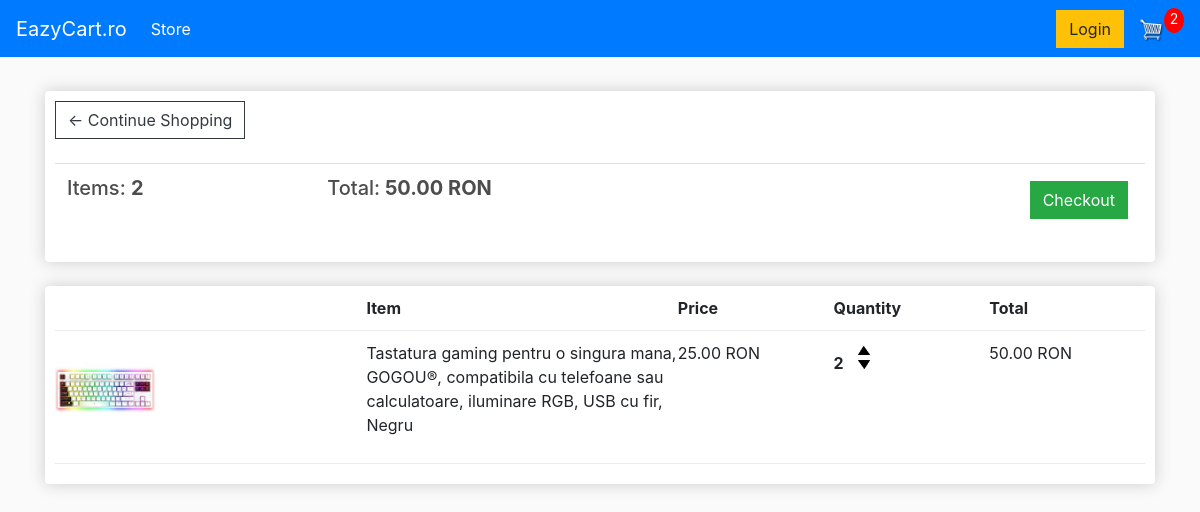
The page /cart/ (signed in) on the database as committed earlier.
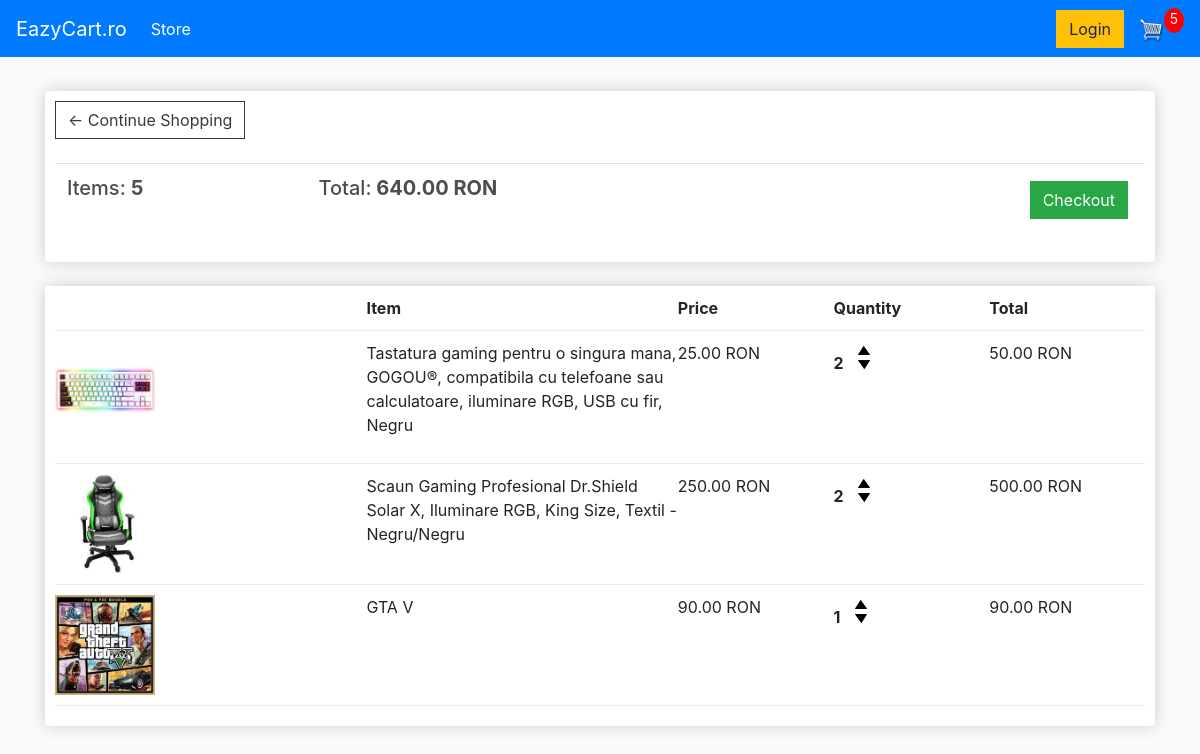
The same page on the database as committed later.
### store/models.py (models this page shows, shortened)
class Order(models.Model):
    customer       = models.ForeignKey(Customer, on_delete=models.SET_NULL, null=True, blank=True)
    date_ordered   = models.DateTimeField(auto_now_add=True)
    complete       = models.BooleanField(default=False)
    transaction_id = models.CharField(max_length=200, null=True)
    @property
    def get_cart_total(self):
        orderitems=self.orderitem_set.all()
        total = sum([item.get_total for item in orderitems])
        return total
    @property
    def get_cart_items(self):
        orderitems=self.orderitem_set.all()
        total = sum([item.quantity for item in orderitems])
        return total

class OrderItem(models.Model):
    order     = models.ForeignKey(Order, on_delete=models.SET_NULL, null=True)
    product   = models.ForeignKey(Product, on_delete=models.SET_NULL, null=True)
    quantity  = models.IntegerField(default=0, null=True, blank=True)
    date_aded = models.DateTimeField(auto_now_add=True)
    @property
    def get_total(self):
        total=self.product.price * self.quantity
        return total

class Product(models.Model):
    name    = models.CharField(max_length=200)
    price   = models.DecimalField(max_digits=7,decimal_places=2)
    digital = models.BooleanField(default=False, null=True, blank=True)
    image   = models.ImageField(null=True, blank=True)
    @property
    def imageURL(self):
        try :
            url=self.image.url
        except:
            url = ''
        return url

### store/views.py (the view)
# urls.py: path('cart/', views.cart, name="cart"),
def cart(request):
    data = cartData(request)
    cartItems = data['cartItems']
    order = data['order']
    items = data['items']
    context = {'order': order, 'items': items, 'cartItems':cartItems }
    return render(request, 'store/cart.html', context)

### store/utils.py (called while the page is built)
def cartData(request):
    if request.user.is_authenticated:
        customer = request.user.customer
        order, created = Order.objects.get_or_create(customer=customer, complete=False)
        items = order.orderitem_set.all()
        cartItems = order.get_cart_items
    else:
        cookieData = cookieCart(request)
        cartItems = cookieData['cartItems']
        order = cookieData['order']
        items = cookieData['items']
    return{'order': order, 'items': items, 'cartItems':cartItems }

### store/Templates/store/Cart.html
{% extends 'store/main.html' %}
{% load static %}
{% block content %}
    <div class="row">
        <div class="col-lg-12">
            <div class="box-element">
                <a class="btn btn-outline-dark" href="{% url 'store' %}">&#x2190; Continue Shopping</a>
                <br>
                <br>
                <table class="table">
                    <tr>
                        <th><h5>Items: <strong>{{ order.get_cart_items }}</strong></h5></th>
                        <th><h5>Total:<strong> {{ order.get_cart_total|floatformat:2 }} RON</strong></h5></th>
                        <th>
                            <a style="float:right; margin:5px;" class="btn btn-success" href="{% url 'checkout' %}">Checkout</a>
                        </th>
                    </tr>
                </table>
            </div>
            <br>
            <div class="box-element">
                <div class="cart-row">
                    <div style="flex:2"></div>
                    <div style="flex:2"><strong>Item</strong></div>
                    <div style="flex:1"><strong>Price</strong></div>
                    <div style="flex:1"><strong>Quantity</strong></div>
                    <div style="flex:1"><strong>Total</strong></div>
                </div>
                {% for item in items %}
                    {% with product=item.product %}
                        <div class="cart-row">
                            <div style="flex:2"><img class="row-image" src="{{ product.imageURL }}"></div>
                            <div style="flex:2"><p>{{ product.name }}</p></div>
                            <div style="flex:1"><p>{{ product.price|floatformat:2 }} RON</p></div>
                            <div style="flex:1">
                                <p class="quantity">{{ item.quantity }}</p>
                                <div class="quantity">
                                    <img data-product={{item.product.id}} data-action="add"  class="chg-quantity update-cart" src="{% static 'images/arrow-up.png' %}">
                                    <img data-product={{item.product.id}} data-action="remove"  class="chg-quantity update-cart" src="{% static 'images/arrow-down.png' %}">
                                </div>
                            </div>
                            <div style="flex:1"><p>{{ item.get_total|floatformat:2 }} RON</p></div>
                        </div>
                    {% endwith %}
                {% endfor %}
            </div>
        </div>
    </div>
{% endblock content %}

### store/Templates/store/Main.html (shortened to what this page needs)
<!DOCTYPE html>
{% load static %}
<html>
<head>
	<link rel="stylesheet" href="https://stackpath.bootstrapcdn.com/bootstrap/4.4.1/css/bootstrap.min.css">
	<link rel="stylesheet" type="text/css" href="{% static 'css/main.css' %}">
</head>
<body>
	<nav class="navbar navbar-expand-lg navbar-dark bg-primary">
	  <a class="navbar-brand" href="{% url 'store' %}">EazyCart.ro</a>
	  <div class="collapse navbar-collapse" id="navbarSupportedContent">
	    <ul class="navbar-nav mr-auto">
	      <li class="nav-item active">
	        <a class="nav-link" href="{% url 'store' %}">Store <span class="sr-only">(current)</span></a>
	      </li>
	    </ul>
	    <div class="form-inline my-2 my-lg-0">
	     	<a href="#"class="btn btn-warning">Login</a>
	     	<a href="{% url 'cart' %}">
	    		<img  id="cart-icon" src="{% static 'images/cart.png' %}">
	    	</a>
	    	<p id="cart-total">{{cartItems}}</p>
	    </div>
	  </div>
	</nav>
     <div class="container">
            <br>
            {% block content %}
            {% endblock content %}
         </div>
</body>
</html>

### static/css/main.css (style rules this page uses)
body { background-color: hsl(0, 0%, 98%); }
h1,h2,h3,h4,h5,h6 { color:hsl(0, 0%, 30%); }
.box-element { box-shadow:hsl(0, 0%, 80%) 0 0 16px; background-color: #fff; border-radius: 4px; padding: 10px; }
#cart-icon { width:25px; display: inline-block; margin-left: 15px; }
#cart-total { display: block; text-align: center; color:#fff; background-color: red; width: 20px; height: 25px; border-radius: 50%; font-size: 14px; }
.col-lg-4, .col-lg-6, .col-lg-8, .col-lg-12 { margin-top: 10px; }
.btn { border-radius: 0; }
.row-image { width: 100px; }
.cart-row { display: flex; align-items: flex-stretch; padding-bottom: 10px; margin-bottom: 10px; border-bottom: 1px solid #ececec; }
.quantity { display: inline-block; font-weight: 700; padding-right:10px; }
.chg-quantity { width: 12px; cursor: pointer; display: block; margin-top: 5px; transition:.1s; }

Rows that differ between the two databases and show on the page:
computed for Order: get_cart_items "2" → "5"; get_cart_total "50.00" → "640.00"
added OrderItem: product.imageURL (picture), product.name "Scaun Gaming Profesional Dr.Shield Solar X, Iluminare RGB, King Size, Textil - Negru/Negru", product.price "250.00", quantity "2", get_total "500.00"
added OrderItem: product.imageURL (picture), product.name "GTA V", product.price "90.00", quantity "1", get_total "90.00"
Other text that changed with them:
{{ cartItems }}: "2" → "5"
